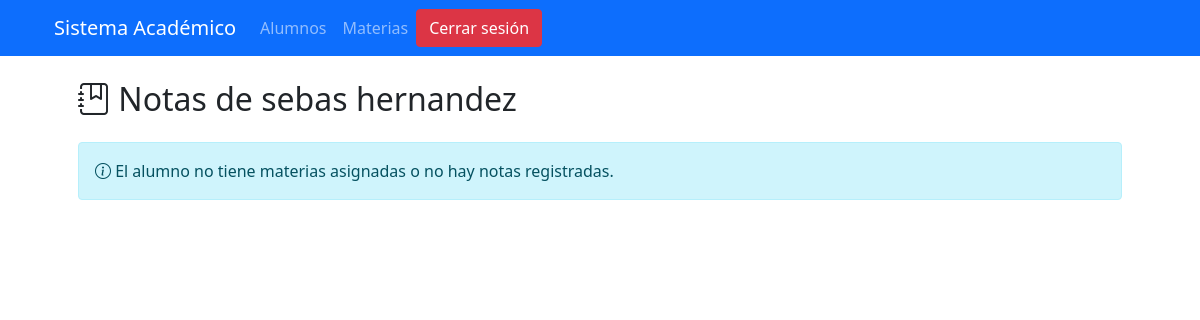
Page /alumno/1/notas/ (signed in) on the earlier database version.
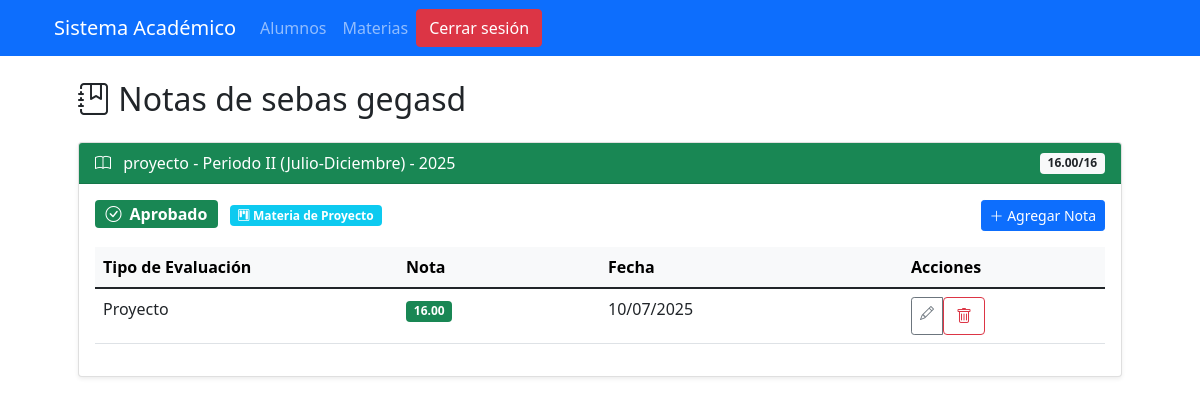
Same page on the later database version.
### formulario/models.py (models this page shows, shortened)
class Alumno(models.Model):
    nombre = models.CharField(max_length=100)
    apellido = models.CharField(max_length=100)
    edad = models.PositiveIntegerField()
    direccion = models.TextField()
    email = models.EmailField(unique=True)
    telefono = models.CharField(max_length=15)
    fecha_inscripcion = models.DateField(auto_now_add=True)
    foto = models.ImageField(upload_to='estudiantes/', blank=True, null=True, verbose_name="Foto del alumno")
    matricula = models.CharField(max_length=20, unique=True, blank=True, null=True)
    class Meta:
        ordering = ['apellido', 'nombre']

class Inscripcion(models.Model):
    alumno = models.ForeignKey(Alumno, on_delete=models.CASCADE)
    materia = models.ForeignKey(Materia, on_delete=models.CASCADE)
    periodo = models.ForeignKey(Periodo, on_delete=models.CASCADE)
    fecha_inscripcion = models.DateField(auto_now_add=True)
    class Meta:
        unique_together = ('alumno', 'materia', 'periodo')
        verbose_name_plural = 'Inscripciones'
        ordering = ['-fecha_inscripcion']
    def calcular_promedio_general(self):
        from django.db.models import Avg
        resultado = self.notas.aggregate(promedio=Avg('valor'))
        return resultado['promedio'] if resultado['promedio'] is not None else 0
    def calcular_promedio_proyecto(self):
        return self.calcular_promedio_general()  # El cálculo es igual, cambia el mínimo
    def es_materia_proyecto(self):
        return 'proyecto' in self.materia.nombre.lower()
    @property
    def promedio(self):
        if self.es_materia_proyecto():
            return self.calcular_promedio_proyecto()
        return self.calcular_promedio_general()
    @property
    def nota_minima_aprobatoria(self):
        return 16 if self.es_materia_proyecto() else 12
    @property
    def aprobada(self):
        return self.promedio >= self.nota_minima_aprobatoria if self.notas.exists() else False

class Materia(models.Model):
    nombre = models.CharField(max_length=100)
    descripcion = models.TextField(blank=True, null=True)
    profesor = models.ForeignKey(Profesor, on_delete=models.SET_NULL, null=True, blank=True, related_name='materias_impartidas')
    nota_minima_aprobatoria = models.DecimalField(
        max_digits=5,
        decimal_places=2,
        default=10,
        validators=[MinValueValidator(0), MaxValueValidator(20)]
    )
    class Meta:
        ordering = ['nombre']
        verbose_name_plural = 'Materias'

class Periodo(models.Model):
    PERIODO_CHOICES = [
        ('I', 'Periodo I (Enero-Junio)'),
        ('II', 'Periodo II (Julio-Diciembre)'),
    ]
    nombre = models.CharField(max_length=2, choices=PERIODO_CHOICES, unique=True)
    año_actual = models.PositiveIntegerField(
        default=obtener_año_actual,  # Usamos la función definida arriba
        verbose_name="Año"
    )
    class Meta:
        verbose_name = "Período"
        verbose_name_plural = "Períodos"
        ordering = ['-año_actual', 'nombre']
    def __str__(self):
        return f"{self.get_nombre_display()} - {self.año_actual}"

class Nota(models.Model):
    TIPOS_EVALUACION = [
        ('P1', 'Examen'),
        ('P2', 'Taller'),
        ('P3', 'Exposición'),
        ('EX', 'Examen Final'),
        ('TA', 'Tarea'),
        ('PR', 'Proyecto'),
        ('OT', 'Otro'),
    ]
    inscripcion = models.ForeignKey(Inscripcion, on_delete=models.CASCADE, related_name='notas')
    tipo = models.CharField(max_length=2, choices=TIPOS_EVALUACION, default='P1')
    valor = models.DecimalField(
        max_digits=5,
        decimal_places=2,
        validators=[
            MinValueValidator(0),
            MaxValueValidator(100)
        ]
    )
    fecha_registro = models.DateField(auto_now_add=True)
    comentario = models.TextField(blank=True, null=True)
    class Meta:
        ordering = ['fecha_registro']
        verbose_name_plural = 'Notas'

### formulario/views.py (the view)
# urls.py: path('alumno/<int:alumno_id>/notas/', views.lista_notas_alumno, name='lista_notas_alumno'),
@login_required
def lista_notas_alumno(request, alumno_id):
    alumno = get_object_or_404(Alumno, pk=alumno_id)
    inscripciones = Inscripcion.objects.filter(alumno=alumno).select_related('materia', 'periodo').prefetch_related('notas')
    for inscripcion in inscripciones:
        inscripcion.datos_extra = {
            'es_proyecto': inscripcion.es_materia_proyecto(),
            'nota_minima': inscripcion.nota_minima_aprobatoria,
            'estado_aprobacion': inscripcion.aprobada
        }
    return render(request, 'formulario/lista_notas.html', {
        'alumno': alumno,
        'inscripciones': inscripciones
    })

### formulario/templates/formulario/lista_notas.html (shortened to what this page needs)
{% extends 'base.html' %}
{% load static %}
{% block content %}
<div class="container mt-4">
  <h2 class="mb-4"><i class="bi bi-journal-bookmark"></i> Notas de {{ alumno.nombre }} {{ alumno.apellido }}</h2>
  {% if not inscripciones %}
  <div class="alert alert-info">
    <i class="bi bi-info-circle"></i> El alumno no tiene materias asignadas o no hay notas registradas.
  </div>
  {% endif %}
  {% for inscripcion in inscripciones %}
  <div class="card mb-4 shadow-sm">
    <div class="card-header {% if inscripcion.datos_extra.estado_aprobacion %}bg-success{% else %}bg-danger{% endif %} text-white d-flex justify-content-between align-items-center">
      <span>
        <i class="bi bi-book me-2"></i>
        {{ inscripcion.materia.nombre }} - {{ inscripcion.periodo }}
      </span>
      <span class="badge bg-light text-dark">
        {{ inscripcion.promedio|floatformat:2 }}/{{ inscripcion.datos_extra.nota_minima }}
      </span>
    </div>
    <div class="card-body">
      <div class="d-flex justify-content-between mb-3">
        <div>
          <span class="badge bg-{% if inscripcion.datos_extra.estado_aprobacion %}success{% else %}danger{% endif %} fs-6">
            {% if inscripcion.datos_extra.estado_aprobacion %}
            <i class="bi bi-check-circle me-1"></i> Aprobado
            {% else %}
            <i class="bi bi-x-circle me-1"></i> No aprobado
            {% endif %}
          </span>
          {% if inscripcion.datos_extra.es_proyecto %}
          <span class="badge bg-info ms-2">
            <i class="bi bi-kanban"></i> Materia de Proyecto
          </span>
          {% endif %}
        </div>
        <div>
          <a href="{% url 'formulario:registrar_nota' inscripcion.id %}" class="btn btn-sm btn-primary">
            <i class="bi bi-plus-lg"></i> Agregar Nota
          </a>
        </div>
      </div>
      <div class="table-responsive">
        <table class="table table-hover">
          <thead class="table-light">
            <tr>
              <th width="30%">Tipo de Evaluación</th>
              <th width="20%">Nota</th>
              <th width="30%">Fecha</th>
              <th width="20%">Acciones</th>
            </tr>
          </thead>
          <tbody>
            {% for nota in inscripcion.notas.all %}
            <tr>
              <td>{{ nota.get_tipo_display }}</td>
              <td>
                <span class="badge {% if nota.valor >= inscripcion.datos_extra.nota_minima %}bg-success{% else %}bg-warning text-dark{% endif %}">
                  {{ nota.valor }}
                </span>
              </td>
              <td>{{ nota.fecha_registro|date:"d/m/Y" }}</td>
              <td>
                <div class="btn-group btn-group-sm">
                  <a href="#" class="btn btn-outline-secondary" title="Editar">
                    <i class="bi bi-pencil"></i>
                  </a>
                  <form method="post" action="{% url 'formulario:eliminar_nota' nota.id %}">
                    <button type="submit" class="btn btn-outline-danger" title="Eliminar" onclick="return confirm('¿Está seguro que desea eliminar esta nota?')">
                      <i class="bi bi-trash"></i>
                    </button>
                  </form>
                </div>
              </td>
            </tr>
            {% empty %}
            <tr>
              <td colspan="4" class="text-center text-muted">
                <i class="bi bi-exclamation-circle"></i> No hay notas registradas para esta materia
              </td>
            </tr>
            {% endfor %}
          </tbody>
        </table>
      </div>
    </div>
  </div>
  {% endfor %}
</div>
{% endblock %}

Differences in the rows shown:
changed Alumno "sebas": apellido "hernandez" → "gegasd"
added Inscripcion: materia.nombre "proyecto", periodo "Periodo II (Julio-Diciembre) - 2025", promedio "16.00", datos_extra.nota_minima "16", shows "Aprobado", shows "Materia de Proyecto"
added Nota: tipo "Proyecto", valor "16.00", fecha_registro "10/07/2025"
Other differences:
text no longer shown: "El alumno no tiene materias asignadas o no hay notas registradas."
